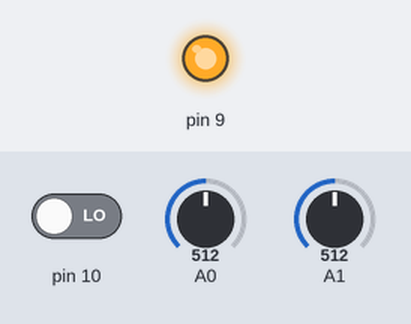
Recording of a sketch running on a simulated Arduino Leonardo, built with avr-gcc and run on an emulated ATmega32U4. On the bench: output pins drawn as LEDs (lit = HIGH). The inputs (shaded band) are chosen by the test bench; at power-on: pin 10 LOW, A0 = 512, A1 = 512. USB keyboard and mouse output is not drawn; what the sketch prints to the serial monitor is not drawn.

Above: at 1.2 s.
1.3 s: pin 10 driven HIGH
Timing chart, 0 to 4.3 s (numbered marks = the images above; inputs shaded):
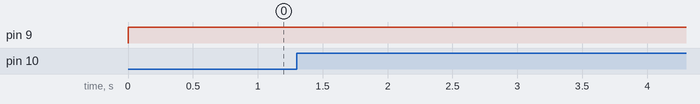

The sketch:

firmware.ino
```cpp
#include <Keyboard.h>
#include <EEPROM.h>

int toggleMode()
{
  if (digitalRead(9) == HIGH)
  {
    return 1;
  }
  else if (digitalRead(9) == LOW)
  {
    return 0;
  }
}

float bottomCal()
{
  bool bottom = false;
  float sumBot = 0;

  if (bottom == false)
    {
      Serial.println("Hold Down Switch Fully");
      delay(1000);

      for (int i = 0; i < 5; i++)
      {
        sumBot += analogRead(A1) * (5 / 1023.0);
        delay(1000);
      }

      bottom = true;
      float calBot = sumBot / 5;
      Serial.println(calBot);
      return calBot;
    }
}

float topCal()
{
  bool top = false;
  float sumTop = 0;

  if (top == false)
  {
    Serial.println("Release Switch Fully");
    delay(1000);

    for (int i = 0; i < 5; i++)
    {
      sumTop += analogRead(A1) * (5 / 1023.0);
      delay(1000);
    }
    top = true;
    float calTop = sumTop / 5;
    Serial.println(calTop);
    return calTop;
  }
}

float distanceIndex(float t, float b)
{
  float temp = t - b;
  float mmVoltage = temp / 40;
  return mmVoltage;
}

void regKey(float v, float aD, float mmV, float bV)
{
  if (v < (aD * mmV) + bV)
    {
      Keyboard.press(120);
    }
  else
    {
      Keyboard.release(120);
    }
}

void rapidTrigger(unsigned long t, unsigned long pT)
{
  while(1)
  {
    t = micros();
  }
}

//Global Variables
float mmVolt = EEPROM.get(0, mmVolt);
float botVoltage = EEPROM.get(4, botVoltage);
float topVoltage = EEPROM.get(8, topVoltage);
float hysteresis = 1;
bool rapidTrig = true;
float lowVoltage = topVoltage - hysteresis * mmVolt;
float highVoltage;

void setup(){
  Serial.begin(9600);
  pinMode(9, OUTPUT);
  pinMode(10, INPUT);
  Keyboard.begin();
}

void loop() {
  //Calibration Variables
  float actuationDistance = 20;

  //ON/OFF switch
  digitalWrite(9, HIGH);
  int mode = toggleMode();

  //Voltage Information
  float voltage;
  voltage = analogRead(A0) * (5 / 1023.0);
  float voltage1 = voltage;
  Serial.println(voltage);

  //Rapid Trigger Variables

  if (digitalRead(10) == HIGH)
  {
    botVoltage = bottomCal();
    float topVoltage = topCal();
    mmVolt = distanceIndex(topVoltage, botVoltage);
    //Serial.println(mmVolt);

    EEPROM.put(0, mmVolt);
    EEPROM.put(4, botVoltage);
    EEPROM.put(8, topVoltage);
  }

  //Regular Keyboard
  if (mode == 1)
  {
    if (rapidTrig == false)
    {
      regKey(voltage, actuationDistance, mmVolt, botVoltage);
    }
    else if (rapidTrig == true)
    {
      //Find highest and lowest points of a press, lowest is for release, highest is for press
      if (voltage < lowVoltage)
      {
        lowVoltage = voltage;
      }

      if (voltage > highVoltage)
      {
        highVoltage = voltage;
      }

      //If switch position is higher than the lowest voltage plus a threshold release the key
      if (voltage > lowVoltage + hysteresis * mmVolt)
      {
        Keyboard.release(120);
        lowVoltage = voltage;
      }

      //If switch position is lower than the highest point plus a threshold press the key
      if (voltage < highVoltage - hysteresis * mmVolt)
      {
        Keyboard.press(120);
        highVoltage = voltage;
      }
    }
  }
}
```

Measured:
- after the input at 1.3 s, every drawn part: stays the same
